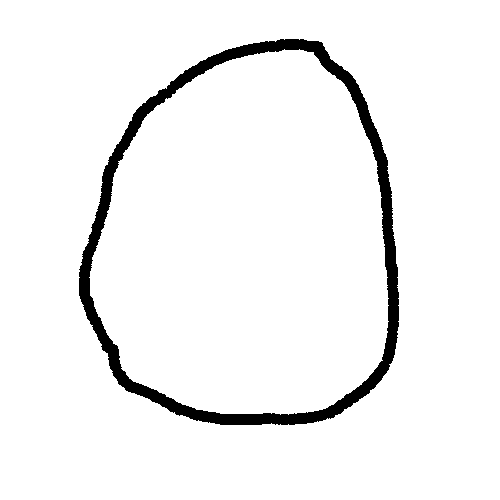
#> input picture src/img_data/drawn_image_3.png, 500 x 500 px
$ python fast_floodfill_numpy.py
#> lines starting #> are read from the running program, lines starting #| are printed output that depends on the picture; after the words box and inside, x2 and y2 are one past the last pixel; in counts of white or black regions, pixels touching at a corner belong together
import numpy as np
import cv2 as cv

def floodfill_numpy(I, p, new_color):
    orig_color = I[p[1], p[0]]
    if orig_color == new_color:
        return

    mask = I == orig_color  # Máscara de la región a rellenar
    queue = [p]

    while queue:
        x, y = queue.pop(0)
        if mask[y, x]:
            I[y, x] = new_color
            mask[y, x] = False  # Marca como procesado

            # Agrega vecinos
            for qx, qy in [(x+1, y), (x-1, y), (x, y+1), (x, y-1)]:
                if 0 <= qx < I.shape[1] and 0 <= qy < I.shape[0]:
                    queue.append((qx, qy))
                    cv.imshow('Flood Fill BFS', I)
                    cv.waitKey(1)

# Uso
img = cv.imread('img_data/drawn_image_3.png', cv.IMREAD_GRAYSCALE)
#> img: shape (500, 500); 95.2% white; 1 black region, box (x1, y1, x2, y2) and area: (79, 39, 399, 425) 12050
img = cv.resize(img, (100, 100), interpolation=cv.INTER_NEAREST)
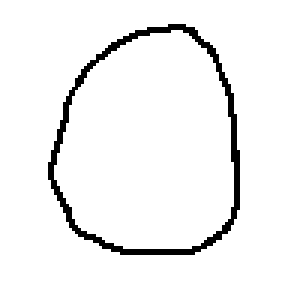
#> img: shape (100, 100) (shown 3 times larger); 95.2% white; black in thin lines or dots, all inside (x1, y1, x2, y2) = (16, 8, 80, 85)
floodfill_numpy(img, (5, 5), 128)
#> in floodfill_numpy, `orig_color = I[p[1], p[0]]`: orig_color = 255
#> in floodfill_numpy, `mask[y, x] = False`: mask: shape (100, 100) bool; 95.2% white; black in thin lines or dots, all inside (x1, y1, x2, y2) = (5, 5, 80, 85)
#> after the loop in floodfill_numpy, `for qx, qy in [(x+1, y), (x-1, y), (x, y+1), (x, y-1)]:`: queue = [(6, 5), (4, 5), (5, 6), (5, 4)]
cv.imshow('Flood Fill Numpy', img)
cv.waitKey(0)
cv.destroyAllWindows()

$ run again, with src/img_data/drawn_image_2.png copied over src/img_data/drawn_image_3.png
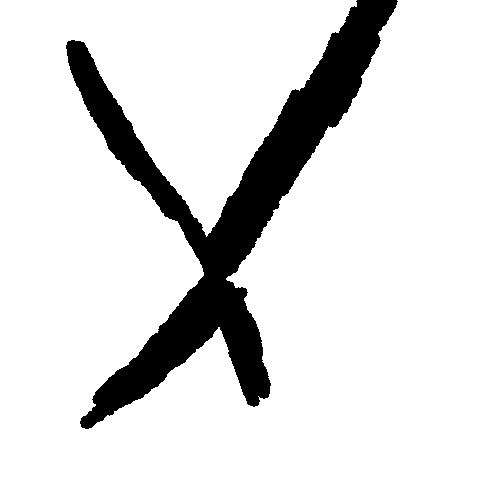
#> input picture src/img_data/drawn_image_2.png, 500 x 500 px
#> `img = cv.resize(img, (100, 100), interpolation=cv.INTER_NEAREST)`:
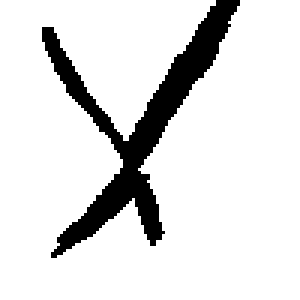
#> img: shape (100, 100) (shown 3 times larger); 87.6% white; 1 black region, box (x1, y1, x2, y2) and area: (14, 0, 80, 86) 1238
#> orig_color = 255
#> after the loop in floodfill_numpy, `for qx, qy in [(x+1, y), (x-1, y), (x, y+1), (x, y-1)]:`: queue = [(6, 5), (4, 5), (5, 6), (5, 4)]

$ run again, with src/img_data/drawn_image_4.png copied over src/img_data/drawn_image_3.png
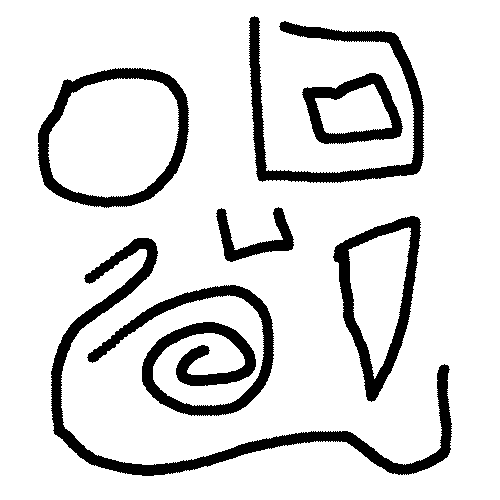
#> input picture src/img_data/drawn_image_4.png, 500 x 500 px
#> `img = cv.resize(img, (100, 100), interpolation=cv.INTER_NEAREST)`:
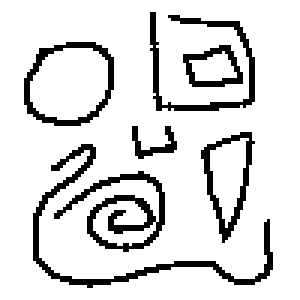
#> img: shape (100, 100) (shown 3 times larger); 86.3% white; black in thin lines or dots, all inside (x1, y1, x2, y2) = (8, 4, 91, 96)
#> orig_color = 255
#> after the loop in floodfill_numpy, `for qx, qy in [(x+1, y), (x-1, y), (x, y+1), (x, y-1)]:`: queue = [(6, 5), (4, 5), (5, 6), (5, 4)]
